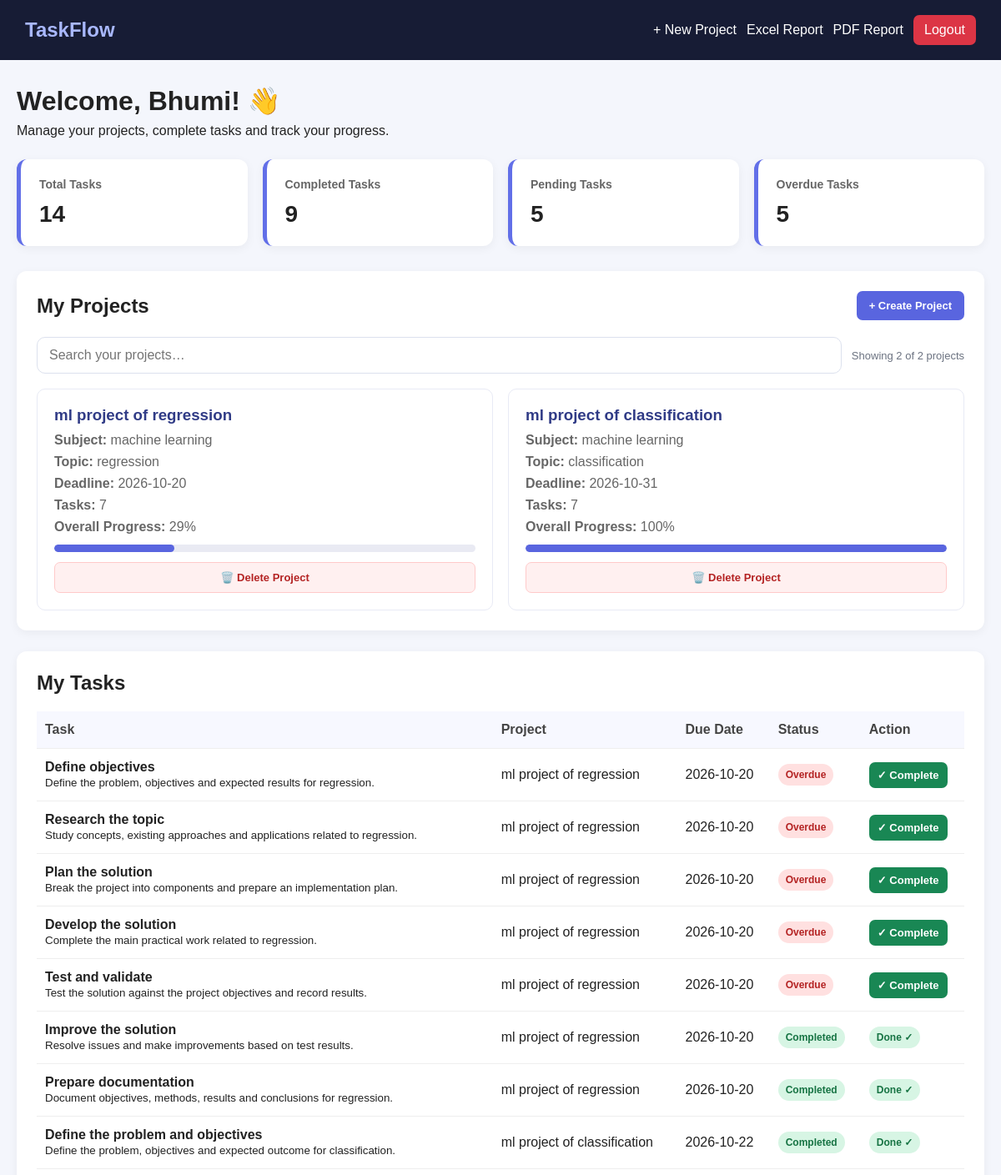
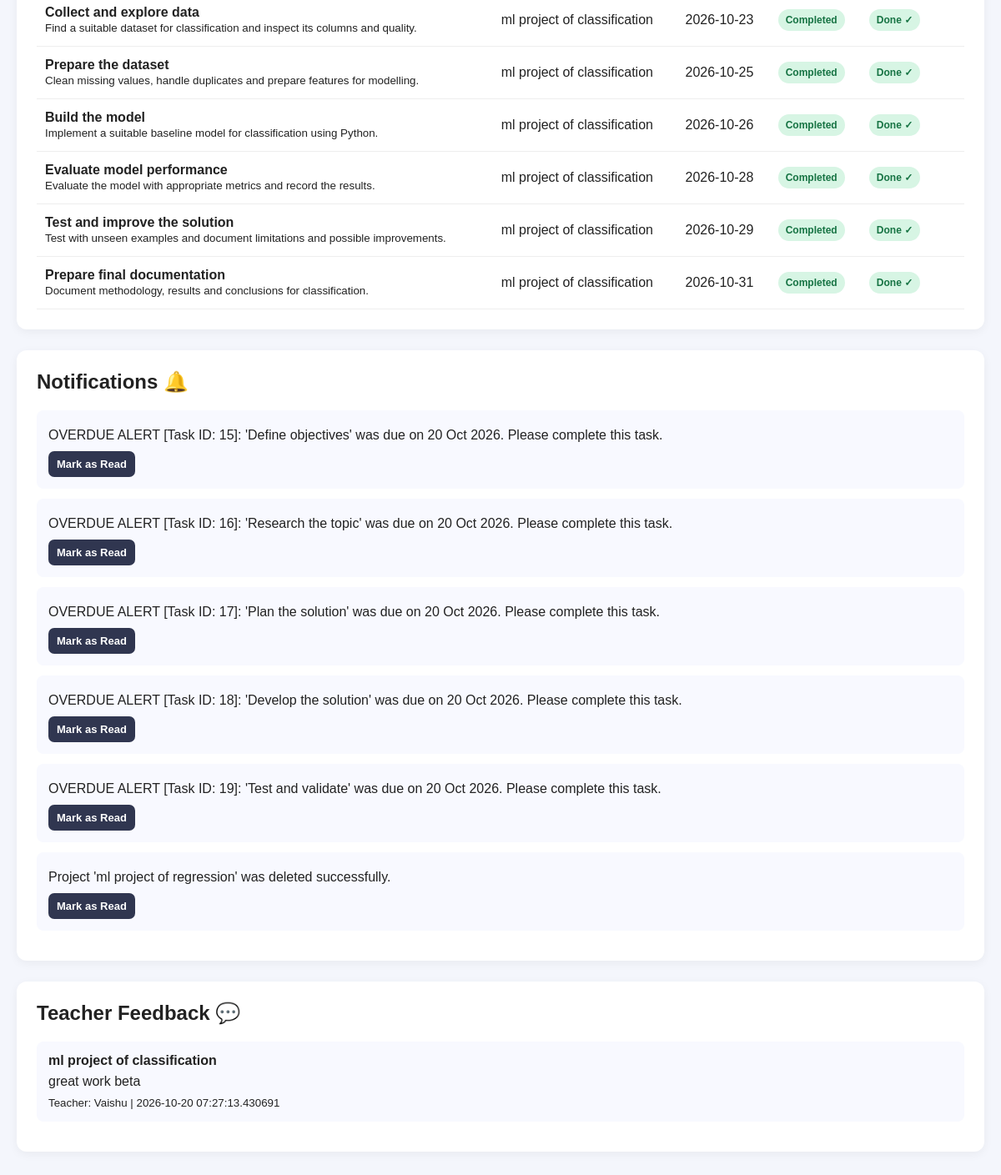
The app's page /dashboard (signed in) with its own data (2 pictures, top to bottom).
### app.py (models this page shows)
class User(db.Model):
    id = db.Column(db.Integer, primary_key=True)
    name = db.Column(db.String(100), nullable=False)
    email = db.Column(db.String(120), unique=True, nullable=False)
    password = db.Column(db.String(200), nullable=False)
    role = db.Column(db.String(20), nullable=False, default="student")
    projects = db.relationship(
        "Project", backref="student", lazy=True,
        cascade="all, delete-orphan"
    )

class Project(db.Model):
    id = db.Column(db.Integer, primary_key=True)
    title = db.Column(db.String(200), nullable=False)
    subject = db.Column(db.String(100), nullable=False)
    topic = db.Column(db.String(200), nullable=False)
    deadline = db.Column(db.Date, nullable=False)
    deleted_at = db.Column(db.DateTime, nullable=True, index=True)
    user_id = db.Column(
        db.Integer, db.ForeignKey("user.id"), nullable=False
    )
    tasks = db.relationship(
        "Task",
        backref="project",
        lazy=True,
        cascade="all, delete-orphan"
    )

class Task(db.Model):
    id = db.Column(db.Integer, primary_key=True)
    title = db.Column(db.String(300), nullable=False)
    description = db.Column(db.Text)
    due_date = db.Column(db.Date, nullable=False)
    status = db.Column(db.String(30), default="Pending")
    project_id = db.Column(
        db.Integer, db.ForeignKey("project.id"), nullable=False
    )

class Notification(db.Model):
    id = db.Column(db.Integer, primary_key=True)
    message = db.Column(db.String(500), nullable=False)
    user_id = db.Column(
        db.Integer, db.ForeignKey("user.id"), nullable=False
    )
    is_read = db.Column(db.Boolean, default=False)
    created_at = db.Column(db.DateTime, default=datetime.utcnow)

class Feedback(db.Model):
    id = db.Column(db.Integer, primary_key=True)
    message = db.Column(db.Text, nullable=False)
    project_id = db.Column(
        db.Integer, db.ForeignKey("project.id"), nullable=False
    )
    teacher_id = db.Column(
        db.Integer, db.ForeignKey("user.id"), nullable=False
    )
    student_id = db.Column(
        db.Integer, db.ForeignKey("user.id"), nullable=False
    )
    created_at = db.Column(
        db.DateTime, default=datetime.utcnow, nullable=False
    )
    project = db.relationship("Project", backref="feedback_entries")
    teacher = db.relationship("User", foreign_keys=[teacher_id])
    student = db.relationship("User", foreign_keys=[student_id])

### app.py (the view)
@app.route("/dashboard")
@role_required("student")
def dashboard():
    user_id = session["user_id"]
    create_deadline_notifications(user_id)
    projects = Project.query.filter_by(
        user_id=user_id, deleted_at=None
    ).order_by(Project.id.desc()).all()
    notifications = Notification.query.filter_by(
        user_id=user_id,
        is_read=False
    ).order_by(Notification.created_at.desc()).all()
    all_tasks = [
        task
        for project in projects
        for task in project.tasks
    ]
    total_tasks = len(all_tasks)
    completed_tasks = sum(
        task.status == "Completed"
        for task in all_tasks
    )
    pending_tasks = total_tasks - completed_tasks
    overdue_tasks = sum(
        task.status != "Completed"
        and task.due_date < date.today()
        for task in all_tasks
    )
    progress = (
        round(completed_tasks * 100 / total_tasks)
        if total_tasks else 0
    )
    feedbacks = Feedback.query.filter_by(
        student_id=user_id
    ).order_by(Feedback.created_at.desc()).all()
    return render_template(
        "dashboard.html",
        projects=projects,
        notifications=notifications,
        total_tasks=total_tasks,
        completed_tasks=completed_tasks,
        pending_tasks=pending_tasks,
        overdue_tasks=overdue_tasks,
        progress=progress,
        feedbacks=feedbacks,
        today=date.today(),
        timedelta=timedelta
    )

### templates/dashboard.html (shortened to what this page needs)
<!DOCTYPE html>
<html lang="en">
<head>
</head>
<body>
    <header class="navbar">
        <h2>TaskFlow</h2>
        <nav>
            <a href="{{ url_for('create_project') }}">+ New Project</a>
            <a href="{{ url_for('student_report_excel') }}">Excel Report</a>
            <a href="{{ url_for('student_report_pdf') }}">PDF Report</a>
            <a class="logout" href="{{ url_for('logout') }}">Logout</a>
        </nav>
    </header>
    <main class="container">
        <div class="welcome">
            <h1>Welcome, {{ session.get('user_name', 'Student') }}! 👋</h1>
            <p>Manage your projects, complete tasks and track your progress.</p>
        </div>
        <section class="stats">
            <div class="stat-card">
                <h3>Total Tasks</h3>
                <p>{{ total_tasks }}</p>
            </div>
            <div class="stat-card">
                <h3>Completed Tasks</h3>
                <p>{{ completed_tasks }}</p>
            </div>
            <div class="stat-card">
                <h3>Pending Tasks</h3>
                <p>{{ pending_tasks }}</p>
            </div>
            <div class="stat-card">
                <h3>Overdue Tasks</h3>
                <p>{{ overdue_tasks }}</p>
            </div>
        </section>
        <section class="section">
            <div class="section-header">
                <h2>My Projects</h2>
                <a class="btn" href="{{ url_for('create_project') }}">
                    + Create Project
                </a>
            </div>
            {% if projects %}
                <div class="project-tools">
                    <input id="studentProjectSearch" type="search" placeholder="Search your projects…" aria-label="Search your projects">
                    <span class="project-count" id="studentProjectCount" aria-live="polite"></span>
                </div>
                <div class="project-grid" id="studentProjectGrid">
                    {% for project in projects %}
                        <div class="project-card searchable-student-project" data-search="{{ (project.title ~ ' ' ~ project.subject ~ ' ' ~ project.topic)|lower }}">
                            <h3>{{ project.title }}</h3>
                            <p>
                                <strong>Subject:</strong>
                                {{ project.subject or 'Not specified' }}
                            </p>
                            <p>
                                <strong>Topic:</strong>
                                {{ project.topic or 'Not specified' }}
                            </p>
                            <p>
                                <strong>Deadline:</strong>
                                {{ project.deadline or 'Not set' }}
                            </p>
                            <p>
                                <strong>Tasks:</strong>
                                {{ project.tasks|length }}
                            </p>
                            <p>
                                <strong>Overall Progress:</strong>
                                {% set total = project.tasks|length %}
                                {% set completed = namespace(count=0) %}
                                {% for task in project.tasks %}
                                    {% if task.status == 'Completed' %}
                                        {% set completed.count = completed.count + 1 %}
                                    {% endif %}
                                {% endfor %}
                                {% if total > 0 %}
                                    {{ ((completed.count / total) * 100)|round|int }}%
                                {% else %}
                                    0%
                                {% endif %}
                            </p>
                            <div class="progress-bar">
                                <div class="progress-fill"
                                     style="width: {% if total > 0 %}{{ (completed.count / total) * 100 }}{% else %}0{% endif %}%;">
                                </div>
                            </div>
                            <form class="project-delete-form"
                                  method="POST"
                                  action="{{ url_for('delete_project', project_id=project.id) }}"
                                  onsubmit="return confirm('Move this project to deleted history? Your teacher and administrator can still view it.');">
                                <button type="submit"
                                        class="delete-project-btn">
                                    🗑️ Delete Project
                                </button>
                            </form>
                        </div>
                    {% endfor %}
                </div>
            {% else %}
                <p class="empty">
                    No projects yet. Create your first project!
                </p>
            {% endif %}
        </section>
        <section class="section">
            <div class="section-header">
                <h2>My Tasks</h2>
            </div>
            {% set ns = namespace(has_tasks=false) %}
            {% for project in projects %}
                {% for task in project.tasks %}
                    {% set ns.has_tasks = true %}
                {% endfor %}
            {% endfor %}
            {% if ns.has_tasks %}
                <div class="table-wrapper">
                    <table>
                        <thead>
                            <tr>
                                <th>Task</th>
                                <th>Project</th>
                                <th>Due Date</th>
                                <th>Status</th>
                                <th>Action</th>
                            </tr>
                        </thead>
                        <tbody>
                            {% for project in projects %}
                                {% for task in project.tasks %}
                                    <tr>
                                        <td>
                                            <strong>{{ task.title }}</strong>
                                            {% if task.description %}
                                                <br>
                                                <small>{{ task.description }}</small>
                                            {% endif %}
                                        </td>
                                        <td>{{ project.title }}</td>
                                        <td>
                                            {{ task.due_date or 'Not set' }}
                                        </td>
                                        <td>
                                            {% if task.status == 'Completed' %}
                                                <span class="badge completed">
                                                    Completed
                                                </span>
                                            {% elif task.due_date and task.due_date < today %}
                                                <span class="badge overdue">
                                                    Overdue
                                                </span>
                                            {% else %}
                                                <span class="badge pending">
                                                    Pending
                                                </span>
                                            {% endif %}
                                        </td>
                                        <td>
                                            {% if task.status != 'Completed' %}
                                                <form method="POST"
                                                      action="{{ url_for('complete_task', task_id=task.id) }}">
                                                    <button class="btn btn-green btn-small"
                                                            type="submit">
                                                        ✓ Complete
                                                    </button>
                                                </form>
                                            {% else %}
                                                <span class="badge completed">
                                                    Done ✓
                                                </span>
                                            {% endif %}
                                        </td>
                                    </tr>
                                {% endfor %}
                            {% endfor %}
                        </tbody>
                    </table>
                </div>
            {% else %}
                <p class="empty">
                    No tasks available. Create a project to get started.
                </p>
            {% endif %}
        </section>
        <section class="section">
            <div class="section-header">
                <h2>Notifications 🔔</h2>
            </div>
            {% if notifications %}
                {% for notification in notifications %}
                    <div class="item">
                        <p>{{ notification.message }}</p>
                        {% if notification.id is defined %}
                            <form method="POST"
                                  action="{{ url_for('notification_read', notification_id=notification.id) }}"
                                  style="margin-top: 10px;">
                                <button class="btn btn-dark btn-small"
                                        type="submit">
                                    Mark as Read
                                </button>
                            </form>
                        {% endif %}
                    </div>
                {% endfor %}
            {% else %}
                <p class="empty">
                    You're all caught up! No notifications.
                </p>
            {% endif %}
        </section>
        <section class="section">
            <div class="section-header">
                <h2>Teacher Feedback 💬</h2>
            </div>
            {% if feedbacks %}
                {% for feedback in feedbacks %}
                    <div class="item">
                        <strong>{{ feedback.project.title }}</strong>
                        <p>{{ feedback.message }}</p>
                        <p>
                            <small>
                                Teacher: {{ feedback.teacher.name }}
                                {% if feedback.created_at %}
                                    | {{ feedback.created_at }}
                                {% endif %}
                            </small>
                        </p>
                    </div>
                {% endfor %}
            {% else %}
                <p class="empty">
                    No teacher feedback available yet.
                </p>
            {% endif %}
        </section>
    </main>
</body>
</html>

### records on screen
User: get "Bhumi"
Project: title "ml project of regression", subject "machine learning", topic "regression", deadline "2026-10-20", tasks|length "7", count "29", {{ (completed.count / total) * 100 }} 28.57142857142857 (drawn)
Project: title "ml project of classification", subject "machine learning", topic "classification", deadline "2026-10-31", tasks|length "7", count "100", {{ (completed.count / total) * 100 }} 100.0 (drawn)
Task: title "Define objectives", description "Define the problem, objectives and expected results for regression.", due_date "2026-10-20", status "Overdue"
Task: title "Research the topic", description "Study concepts, existing approaches and applications related to regression.", due_date "2026-10-20", status "Overdue"
Task: title "Plan the solution", description "Break the project into components and prepare an implementation plan.", due_date "2026-10-20", status "Overdue"
Task: title "Develop the solution", description "Complete the main practical work related to regression.", due_date "2026-10-20", status "Overdue"
Task: title "Test and validate", description "Test the solution against the project objectives and record results.", due_date "2026-10-20", status "Overdue"
Task: title "Improve the solution", description "Resolve issues and make improvements based on test results.", due_date "2026-10-20", status "Completed"
Task: title "Prepare documentation", description "Document objectives, methods, results and conclusions for regression.", due_date "2026-10-20", status "Completed"
Task: title "Define the problem and objectives", description "Define the problem, objectives and expected outcome for classification.", due_date "2026-10-22", status "Completed"
Task: title "Collect and explore data", description "Find a suitable dataset for classification and inspect its columns and quality.", due_date "2026-10-23", status "Completed"
Task: title "Prepare the dataset", description "Clean missing values, handle duplicates and prepare features for modelling.", due_date "2026-10-25", status "Completed"
Task: title "Build the model", description "Implement a suitable baseline model for classification using Python.", due_date "2026-10-26", status "Completed"
Task: title "Evaluate model performance", description "Evaluate the model with appropriate metrics and record the results.", due_date "2026-10-28", status "Completed"
Task: title "Test and improve the solution", description "Test with unseen examples and document limitations and possible improvements.", due_date "2026-10-29", status "Completed"
Task: title "Prepare final documentation", description "Document methodology, results and conclusions for classification.", due_date "2026-10-31", status "Completed"
Notification: message "OVERDUE ALERT [Task ID: 15]: 'Define objectives' was due on 20 Oct 2026. Please complete this task."
Notification: message "OVERDUE ALERT [Task ID: 16]: 'Research the topic' was due on 20 Oct 2026. Please complete this task."
Notification: message "OVERDUE ALERT [Task ID: 17]: 'Plan the solution' was due on 20 Oct 2026. Please complete this task."
Notification: message "OVERDUE ALERT [Task ID: 18]: 'Develop the solution' was due on 20 Oct 2026. Please complete this task."
Notification: message "OVERDUE ALERT [Task ID: 19]: 'Test and validate' was due on 20 Oct 2026. Please complete this task."
Notification: message "Project 'ml project of regression' was deleted successfully."
Feedback: project "ml project of classification", message "great work beta", teacher.name "Vaishu", created_at "2026-10-20 07:27:13.430691"

### other values on screen
{{ total_tasks }} "14"
{{ completed_tasks }} "9"
{{ pending_tasks }} "5"
{{ overdue_tasks }} "5"
